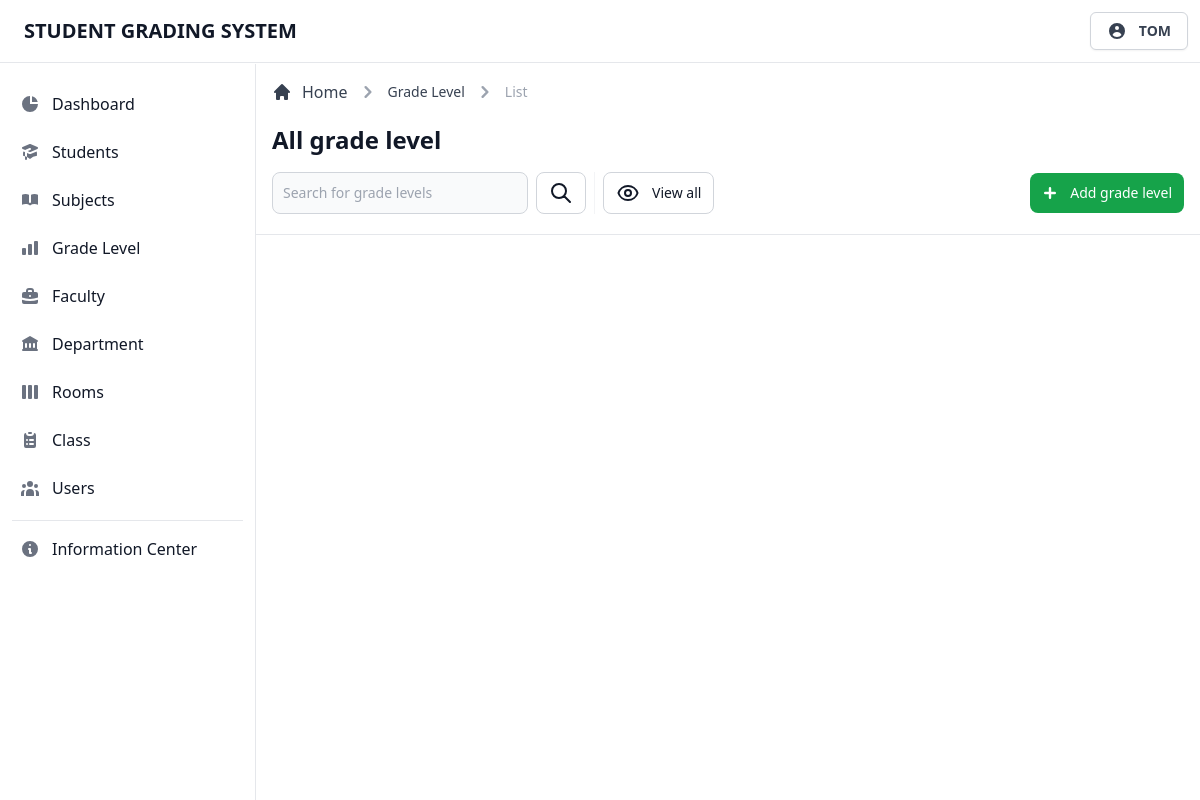
Before: /admin/view/grade-level.php (signed in) with the older database file.
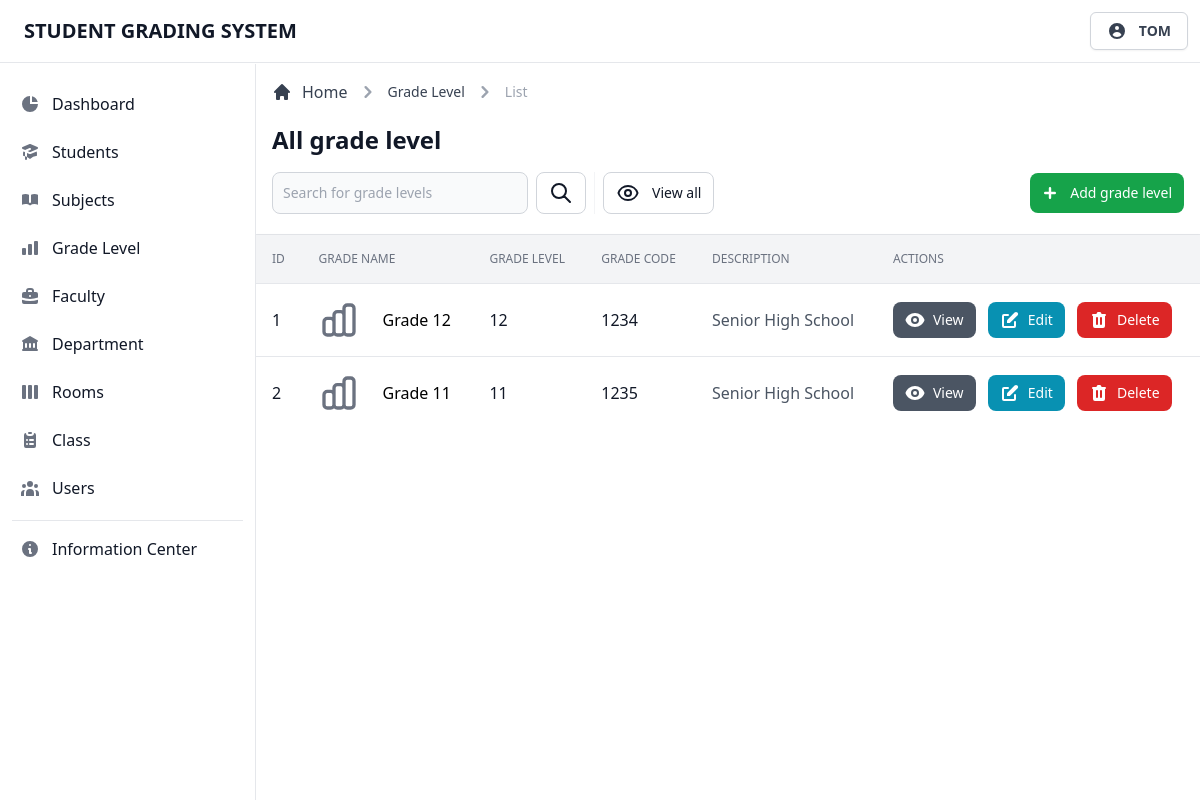
After: the same page with the newer database file.
### tables this page shows
CREATE TABLE `tblcourse` (
  `course_id` int(11) NOT NULL,
  `course_code` int(11) NOT NULL,
  `course_name` varchar(255) NOT NULL,
  `course_level` int(11) NOT NULL,
  `course_desc` varchar(255) NOT NULL
);

### admin/database/database.classes.php (called while the page is built)
<?php
class Dbh
{
  private $hostname = 'localhost';
  private $username = 'root';
  private $password = '';
  private $dbname = 'dbgradingsystem';
  public function connect()
  {
    try {
      $dbh = new PDO('mysql:host=' . $this->hostname . ';dbname=' . $this->dbname, $this->username, $this->password);
      return $dbh;
    } catch (PDOException $e) {
      print "Error!: " . $e->getMessage() . "<br>";
      die();
    }
  }
}

### admin/classes/display-data.classes.php (called while the page is built, shortened)
<?php
class DisplayGradeLevel extends Dbh
{
  protected function getData()
  {
    $sql = 'SELECT * FROM tblcourse;';
    $stmt = $this->connect()->query($sql);
    $result = 0;
    if (!$stmt) {
      $stmt = null;
      header('Location: ../view/grade-level.php?error=stmtfailed');
      exit;
    } else {
      while ($row = $stmt->fetchAll(PDO::FETCH_ASSOC)) {
        $result = $row;
      }
      return $result;
    }
    return $result;
  }
}

### admin/controller/display-data.contr.php (called while the page is built, shortened)
<?php
class DisplayGradeLevelContr extends DisplayGradeLevel
{
  public function fetchData()
  {
    $result = $this->getData();
    return $result;
  }
}

### admin/templates/table/grade-level-table.php (the view, shortened to what this page needs)
<div class="flex flex-col min-w-full overflow-hidden overflow-x-auto align-middle shadow">
  <table class="min-w-full divide-y divide-gray-200 table-fixed">
    <thead class="bg-gray-100">
      <tr>
        <th scope="col" class="p-4 text-xs font-medium text-left text-gray-500 uppercase">
          ID
        </th>
        <th scope="col" class="p-4 text-xs font-medium text-left text-gray-500 uppercase">
          Grade Name
        </th>
        <th scope="col" class="p-4 text-xs font-medium text-left text-gray-500 uppercase">
          Grade Level
        </th>
        <th scope="col" class="p-4 text-xs font-medium text-left text-gray-500 uppercase">
          Grade Code
        </th>
        <th scope="col" class="p-4 text-xs font-medium text-left text-gray-500 uppercase">
          Description
        </th>
        <th scope="col" class="p-4 text-xs font-medium text-left text-gray-500 uppercase">
          Actions
        </th>
      </tr>
    </thead>
    <tbody class="bg-white divide-y divide-gray-200">
      <?php foreach ($result as $data) : ?>
        <tr class="hover:bg-gray-100 group">
          <td class="p-4 text-base font-normal text-gray-900 whitespace-nowrap">
            <div class="flex items-center">
              <?= $data['course_id']; ?>
            </div>
          </td>
          <td class="flex items-center p-4 mr-12 space-x-6 whitespace-nowrap lg:mr-0">
            <div class="flex items-center capitalize">
              <?= $data['course_name']; ?>
            </div>
          </td>
          <td class="p-4 text-base font-normal text-gray-900 whitespace-nowrap">
            <div class="flex items-center">
              <?= $data['course_level']; ?>
            </div>
          </td>
          <td class="p-4 text-base font-normal text-gray-900 whitespace-nowrap">
            <div class="flex items-center">
              <?= $data['course_code']; ?>
            </div>
          </td>
          <td class="p-4 text-base font-normal text-gray-600 whitespace-nowrap">
            <div class="flex items-center capitalize">
              <?= $data['course_desc']; ?>
            </div>
          </td>
          <td class="p-4 space-x-2 whitespace-nowrap">
            <button type="button" data-view-button data-code="<?= $data['course_code']; ?>" data-name="<?= $data['course_name']; ?>" data-level="<?= $data['course_level']; ?>" data-desc="<?= $data['course_desc']; ?>" class="inline-flex items-center px-3 py-2 text-sm font-medium text-center text-white bg-gray-600 rounded-lg hover:bg-gray-700 focus:ring-4 focus:ring-gray-200">
              View
            </button>
            <button type="button" data-edit-button data-id="<?= $data['course_id']; ?>" data-code="<?= $data['course_code']; ?>" data-name="<?= $data['course_name']; ?>" data-level="<?= $data['course_level']; ?>" data-desc="<?= $data['course_desc']; ?>" class="inline-flex items-center px-3 py-2 text-sm font-medium text-center text-white rounded-lg bg-cyan-600 hover:bg-cyan-700 focus:ring-4 focus:ring-cyan-200">
              Edit
            </button>
            <button type="button" data-id="<?= $data['course_id']; ?>" data-delete-button class="inline-flex items-center px-3 py-2 text-sm font-medium text-center text-white bg-red-600 rounded-lg hover:bg-red-800 focus:ring-4 focus:ring-red-300">
              Delete
            </button>
          </td>
        </tr>
      <?php endforeach; ?>
    </tbody>
  </table>
</div>

### admin/view/grade-level.php (shortened to what this page needs)
<?php
$user = $_SESSION['useruid'];
include_once '../database/database.classes.php';
include_once '../classes/display-data.classes.php';
include_once '../controller/display-data.contr.php';
$display = new DisplayGradeLevelContr;
$page = $btn = $breadcrumb = 'grade level';
$search = 'grade levels';
$link = $table = $modal = 'grade-level';
?>
<!DOCTYPE html>
<html lang="en">
<head>
  <link rel="stylesheet" href="../../app/css/tailwind.css">
</head>
<body>
  <?php include_once '../templates/navbar.php'; ?>
  <div class="flex pt-16 overflow-hidden bg-white">
    <?php include_once '../templates/sidebar.php'; ?>
    <div id="main-content" class="relative w-full h-full ml-64 overflow-y-auto bg-gray-50">
      <main>
        <?php
        include_once '../templates/header.php';
        include_once '../includes/display-data.inc.php';
        ?>
      </main>
    </div>
  </div>
</body>
</html>

### admin/templates/navbar.php (shortened to what this page needs)
<header class="fixed z-30 w-full bg-white border-b border-gray-200">
  <nav class="flex items-center justify-between p-3">
    <div class="flex items-center justify-start">
      <a href="#" class="ml-3 text-xl font-bold text-gray-900 uppercase transition duration-75">Student Grading System</a>
    </div>
    <div class="relative text-left group">
      <button type="button" class="flex items-center justify-center w-full px-4 py-2 text-sm font-medium text-gray-700 bg-white border border-gray-300 rounded-md shadow-sm" id="menu-button" aria-expanded="true" aria-haspopup="true">
        <svg xmlns="http://www.w3.org/2000/svg" class="w-5 h-5" viewBox="0 0 20 20" fill="currentColor">
          <path fill-rule="evenodd" d="M18 10a8 8 0 11-16 0 8 8 0 0116 0zm-6-3a2 2 0 11-4 0 2 2 0 014 0zm-2 4a5 5 0 00-4.546 2.916A5.986 5.986 0 0010 16a5.986 5.986 0 004.546-2.084A5 5 0 0010 11z" clip-rule="evenodd" />
        </svg>
        <span class="flex-1 ml-3 font-semibold uppercase whitespace-nowrap"><?= $user; ?></span>
      </button>
    </div>
  </nav>
</header>

### admin/templates/sidebar.php (shortened to what this page needs)
<aside id="sidebar" class="fixed top-0 left-0 z-20 flex flex-col flex-shrink-0 w-64 h-full pt-16" aria-label="Sidebar">
  <div class="relative flex flex-col flex-1 min-h-0 pt-0 bg-white border-r border-gray-200">
    <div class="flex flex-col flex-1 pt-5 pb-4 overflow-y-auto">
      <div class="flex-1 px-3 space-y-1 bg-white divide-y">
        <ul class="pb-2 space-y-2">
          <li>
            <a href="../view/dashboard.php" class="flex items-center p-2 text-base font-normal text-gray-900 rounded-lg hover:bg-gray-100 group ">
              <svg xmlns="http://www.w3.org/2000/svg" class="w-5 h-5 text-gray-500 transition duration-75 group-hover:text-gray-900" viewBox="0 0 20 20" fill="currentColor">
                <path d="M2 10a8 8 0 018-8v8h8a8 8 0 11-16 0z" />
                <path d="M12 2.252A8.014 8.014 0 0117.748 8H12V2.252z" />
              </svg>
              <span class="flex-1 ml-3 whitespace-nowrap">Dashboard</span>
            </a>
          </li>
          <li>
            <a href="../view/students.php" class="flex items-center p-2 text-base font-normal text-gray-900 rounded-lg hover:bg-gray-100 group ">
              <span class="flex-1 ml-3 whitespace-nowrap">Students</span>
            </a>
          </li>
          <li>
            <a href="../view/subjects.php" class="flex items-center p-2 text-base font-normal text-gray-900 rounded-lg hover:bg-gray-100 group ">
              <span class="flex-1 ml-3 whitespace-nowrap">Subjects</span>
            </a>
          </li>
          <li>
            <a href="../view/grade-level.php" class="flex items-center p-2 text-base font-normal text-gray-900 rounded-lg hover:bg-gray-100 group ">
              <span class="flex-1 ml-3 whitespace-nowrap">Grade Level</span>
            </a>
          </li>
          <li>
            <a href="../view/faculty.php" class="flex items-center p-2 text-base font-normal text-gray-900 rounded-lg hover:bg-gray-100 group ">
              <span class="flex-1 ml-3 whitespace-nowrap">Faculty</span>
            </a>
          </li>
          <li>
            <a href="../view/department.php" class="flex items-center p-2 text-base font-normal text-gray-900 rounded-lg hover:bg-gray-100 group ">
              <span class="flex-1 ml-3 whitespace-nowrap">Department</span>
            </a>
          </li>
          <li>
            <a href="../view/rooms.php" class="flex items-center p-2 text-base font-normal text-gray-900 rounded-lg hover:bg-gray-100 group ">
              <span class="flex-1 ml-3 whitespace-nowrap">Rooms</span>
            </a>
          </li>
          <li>
            <a href="../view/class.php" class="flex items-center p-2 text-base font-normal text-gray-900 rounded-lg hover:bg-gray-100 group ">
              <span class="flex-1 ml-3 whitespace-nowrap">Class</span>
            </a>
          </li>
          <li>
            <a href="../view/users.php" class="flex items-center p-2 text-base font-normal text-gray-900 rounded-lg hover:bg-gray-100 group ">
              <span class="flex-1 ml-3 whitespace-nowrap">Users</span>
            </a>
          </li>
        </ul>
        <div class="pt-2 space-y-2">
          <a href="#" class="flex items-center p-2 text-base font-normal text-gray-900 transition duration-75 rounded-lg hover:bg-gray-100 group">
            <span class="ml-3">Information Center</span>
          </a>
        </div>
      </div>
    </div>
  </div>
</aside>

### admin/templates/header.php (shortened to what this page needs)
<div class="items-center justify-between block p-4 bg-white border-b border-gray-200 sm:flex">
  <div class="w-full mb-1">
    <div class="mb-4">
      <nav class="flex mb-5" aria-label="Breadcrumb">
        <ol class="inline-flex items-center space-x-1 md:space-x-2">
          <li class="inline-flex items-center">
            <a href="../view/dashboard.php" class="inline-flex items-center text-gray-700 hover:text-gray-900">
              <svg class="w-5 h-5 mr-2.5" fill="currentColor" viewBox="0 0 20 20" xmlns="http://www.w3.org/2000/svg">
                <path d="M10.707 2.293a1 1 0 00-1.414 0l-7 7a1 1 0 001.414 1.414L4 10.414V17a1 1 0 001 1h2a1 1 0 001-1v-2a1 1 0 011-1h2a1 1 0 011 1v2a1 1 0 001 1h2a1 1 0 001-1v-6.586l.293.293a1 1 0 001.414-1.414l-7-7z"></path>
              </svg>
              Home
            </a>
          </li>
          <li>
            <div class="flex items-center">
              <svg class="w-6 h-6 text-gray-400" fill="currentColor" viewBox="0 0 20 20" xmlns="http://www.w3.org/2000/svg">
                <path fill-rule="evenodd" d="M7.293 14.707a1 1 0 010-1.414L10.586 10 7.293 6.707a1 1 0 011.414-1.414l4 4a1 1 0 010 1.414l-4 4a1 1 0 01-1.414 0z" clip-rule="evenodd"></path>
              </svg>
              <a href="#" class="ml-1 text-sm font-medium text-gray-700 capitalize hover:text-gray-900 md:ml-2"><?= $breadcrumb; ?></a>
            </div>
          </li>
          <li>
            <div class="flex items-center">
              <svg class="w-6 h-6 text-gray-400" fill="currentColor" viewBox="0 0 20 20" xmlns="http://www.w3.org/2000/svg">
                <path fill-rule="evenodd" d="M7.293 14.707a1 1 0 010-1.414L10.586 10 7.293 6.707a1 1 0 011.414-1.414l4 4a1 1 0 010 1.414l-4 4a1 1 0 01-1.414 0z" clip-rule="evenodd"></path>
              </svg>
              <span class="ml-1 text-sm font-medium text-gray-400 md:ml-2" aria-current="page">List</span>
            </div>
          </li>
        </ol>
      </nav>
      <h1 class="text-xl font-semibold text-gray-900 sm:text-2xl">All <?= $page; ?></h1>
    </div>
    <div class="sm:flex">
      <div class="items-center hidden mb-3 sm:flex sm:divide-x sm:divide-gray-100 sm:mb-0">
        <form class="flex lg:pr-2" action="#" method="get">
          <div class="relative mr-2 lg:w-64 xl:w-96">
            <input type="text" name="search" class="bg-gray-50 border border-gray-300 text-gray-900 focus:outline-none sm:text-sm rounded-lg focus:ring-gray-200 focus:ring-4 block w-full p-2.5" placeholder="Search for <?= $search ?>" required>
          </div>
          <button type="submit" class="inline-flex items-center justify-center w-1/2 px-3 py-2 text-sm font-medium text-center text-gray-900 bg-white border border-gray-300 rounded-lg hover:bg-gray-100 focus:ring-4 focus:ring-gray-200 sm:w-auto">
            <svg xmlns="http://www.w3.org/2000/svg" class="w-6 h-6" fill="none" viewBox="0 0 24 24" stroke="currentColor">
              <path stroke-linecap="round" stroke-linejoin="round" stroke-width="2" d="M21 21l-6-6m2-5a7 7 0 11-14 0 7 7 0 0114 0z" />
            </svg>
          </button>
        </form>
        <div class="flex pl-0 mt-3 space-x-1 sm:pl-2 sm:mt-0">
          <a href="<?= $link ?>.php" class="inline-flex items-center justify-center w-1/2 px-3 py-2 text-sm font-medium text-center text-gray-900 bg-white border border-gray-300 rounded-lg hover:bg-gray-100 focus:ring-4 focus:ring-gray-200 sm:w-auto">
            <span>View all</span>
          </a>
        </div>
      </div>
      <div class="flex items-center ml-auto space-x-2 sm:space-x-3">
        <button type="button" data-add-button class="inline-flex items-center justify-center w-1/2 px-3 py-2 text-sm font-medium text-center text-white bg-green-600 rounded-lg hover:bg-green-700 focus:ring-4 focus:ring-green-500 focus:ring-opacity-50 sm:w-auto">
          <svg class="w-6 h-6 mr-2 -ml-1" fill="currentColor" viewBox="0 0 20 20" xmlns="http://www.w3.org/2000/svg">
            <path fill-rule="evenodd" d="M10 5a1 1 0 011 1v3h3a1 1 0 110 2h-3v3a1 1 0 11-2 0v-3H6a1 1 0 110-2h3V6a1 1 0 011-1z" clip-rule="evenodd"></path>
          </svg>
          <span>Add <?= $btn; ?></span>
        </button>
      </div>
    </div>
  </div>
</div>

### admin/includes/display-data.inc.php (shortened to what this page needs)
<?php
$result = $display->fetchData();
if (!empty($result)) {
  include_once '../templates/table/' . $table . '-table.php';
}

Changed rows visible on the page:
added tblcourse: course_id "1", course_name "Grade 12", course_level "12", course_code "1234", course_desc "Senior High School"
added tblcourse: course_id "2", course_name "Grade 11", course_level "11", course_code "1235", course_desc "Senior High School"
Other visible differences:
text now shown: "ID GRADE NAME GRADE LEVEL GRADE CODE DESCRIPTION ACTIONS"
